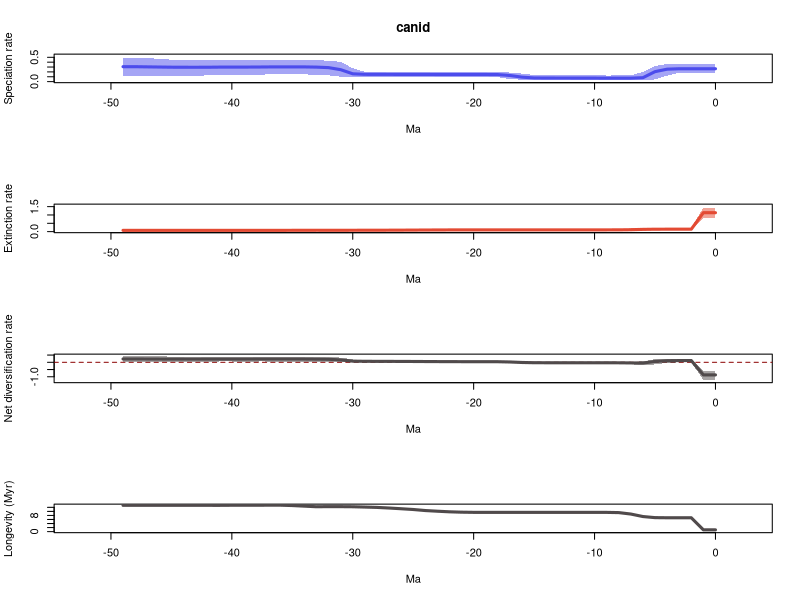

Here is the R script that generated this plot:
# 1 files combined:
# 	/home/eeb177-student/Desktop/eeb-177/lab-work/exercise-9/longer-pyrate-run/pyrate_mcmc_logs/canid_occ_1_marginal_rates.log

# 95% HPDs calculated using code from Biopy (https://www.cs.auckland.ac.nz/~yhel002/biopy/)

pdf(file='/home/eeb177-student/Desktop/eeb-177/lab-work/exercise-9/longer-pyrate-run/pyrate_mcmc_logs/canid_occ_1_marginal_rates_RTT.pdf',width=0.6*9, height=16.8)
par(mfrow=c(4,1))
library(scales)
L_hpd_m95=c(0.185243874793, 0.185243874793,0.184460936543,0.184460936543,0.122719367286,0.0451841706962,0.0240706815008,0.0327656598448,0.0327281677595,0.0327281677595,0.0371576195296,0.0377784595533,0.0375240323317,0.0371576195296,0.0375240323317,0.0354877922513,0.0387675068054,0.053410311038,0.0912544510173,0.0936265278953,0.0963535511063,0.0971791662333,0.097245712783,0.0963827811133,0.0963827811133,0.097245712783,0.096560299827,0.0970428567543,0.0956100957826,0.0907248895321,0.0912768636483,0.101169608445,0.130338168386,0.146248243614,0.146564455631,0.146564455631,0.152400887173,0.151539186046,0.133543457333,0.13504786433,0.133502486443,0.130907450345,0.127811879077,0.120557251108,0.120557251108,0.107543619831,0.109821248849,0.110928159927,0.107543619831,0.107543619831)
L_hpd_M95=c(0.362109389803, 0.362109389803,0.360608704065,0.360608704065,0.363359339412,0.319487953508,0.200689965225,0.127340128531,0.126173280079,0.1257309997,0.127768429038,0.129112904799,0.129285087391,0.129677064413,0.131293046045,0.135625640047,0.164704179968,0.186589552404,0.195649998141,0.191822105679,0.193487098128,0.1930070568,0.1930070568,0.191823366908,0.1930070568,0.195649998141,0.195808923585,0.197977288171,0.197977288171,0.201092920939,0.275239138556,0.405933871304,0.428931440401,0.441793033497,0.440746950216,0.440746950216,0.448083094504,0.447801640188,0.434482958709,0.438901910669,0.439069627595,0.439451298945,0.439610082263,0.438901910669,0.447801640188,0.45063180901,0.470777925637,0.481897024479,0.492733973931,0.494048013823)
M_hpd_m95=c(0.830014362467, 0.830014362467,0.0898643140006,0.0898643140006,0.0898643140006,0.0872140987482,0.0833691118463,0.0747651211371,0.0754504610247,0.0754133046488,0.0770653174928,0.0770025073332,0.0770025073332,0.077201139337,0.0770025073332,0.077201139337,0.0773422841499,0.0773422841499,0.0773422841499,0.077201139337,0.0770025073332,0.0755186351545,0.0719636424362,0.067424013503,0.0583669081537,0.0533053722398,0.0498036876949,0.0495481254518,0.0467623236882,0.0461747872881,0.0454076058829,0.0444267561162,0.0444267561162,0.0441857616822,0.0374424160312,0.029299232454,0.0263164723805,0.0226361227478,0.0223555283364,0.0226361227478,0.0205523391334,0.0202319158149,0.0202319158149,0.0202319158149,0.0202319158149,0.0202319158149,0.0202319158149,0.0202319158149,0.0202319158149,0.0202319158149)
M_hpd_M95=c(1.44371447735, 1.44371447735,0.233964593905,0.233964593905,0.233964593905,0.231391872943,0.227108314491,0.186303560209,0.139349439162,0.135371110976,0.134525930259,0.133222263677,0.133109995199,0.133222263677,0.133109995199,0.133109995199,0.132952786282,0.133034591608,0.133034591608,0.133034591608,0.133222263677,0.133034591608,0.134782210498,0.133222263677,0.128321832869,0.124737697277,0.120070798261,0.119782402384,0.115911922383,0.114625817851,0.114625817851,0.114244638786,0.114625817851,0.118635888212,0.119337180793,0.120070798261,0.1226275646,0.119807663852,0.120440396248,0.122567909183,0.122754331455,0.124087009032,0.124087009032,0.124087009032,0.124087009032,0.124087009032,0.124087009032,0.124087009032,0.124087009032,0.124087009032)
R_hpd_m95=c(-1.21411622547, -1.21411622547,-0.00785057580083,-0.00573182481003,-0.0406927193933,-0.147243079926,-0.210380582516,-0.134012808346,-0.0872545841912,-0.0835059204429,-0.0814394076368,-0.079904045795,-0.079904045795,-0.079904045795,-0.079904045795,-0.079904045795,-0.0775465353942,-0.0610166207738,-0.0258950865749,-0.0187866501919,-0.017934416399,-0.015118134,-0.017934416399,-0.0184262829284,-0.0184262829284,-0.00908079374526,-0.0075757272754,-0.00287950983449,-0.00201867563623,-0.00201867563623,-0.00801689398608,0.010409520109,0.0420099216603,0.0521416466982,0.0488956264326,0.0542931423784,0.053289900359,0.0542931423784,0.0542931423784,0.053289900359,0.0546062355347,0.055740480588,0.031472209483,0.0300678294149,0.031472209483,0.0288337059553,0.0247186091014,0.00946003532137,0.0256584321363,0.0288337059553)
R_hpd_M95=c(-0.568795841947, -0.568795841947,0.218812933593,0.220641182962,0.227768806466,0.211217157839,0.0670278657865,0.0323555985784,0.0301608214135,0.0277524629927,0.0272553490993,0.0290832514209,0.028740426164,0.028938710491,0.0311675954168,0.0367975606538,0.0663831576152,0.0881343129638,0.0958282303294,0.0959879834503,0.0958282303294,0.0971135467789,0.0970600319516,0.100185311482,0.104694663864,0.115656289039,0.119854915742,0.125632962572,0.125632962572,0.13255420135,0.192019967823,0.327784413302,0.35724120424,0.365903293651,0.365214034054,0.371639504936,0.373590227526,0.370718621101,0.370718621101,0.376536836567,0.382736418792,0.387667454287,0.372582530174,0.377386883725,0.383156663791,0.394296637202,0.409149607229,0.409149607229,0.440973643091,0.446459427885)
L_mean=c(0.264396945947, 0.264396945947,0.264517737593,0.264484931809,0.255738833882,0.204921852079,0.0806174415671,0.0711481500522,0.07091557044,0.0709636004967,0.0719804284538,0.0725962380551,0.0729619488671,0.0730105591924,0.0735611298475,0.0755138396883,0.0919151379408,0.126406403256,0.144406648995,0.145972522523,0.146399321718,0.146638538456,0.146631326381,0.146853062001,0.147346526346,0.147875330169,0.148117572975,0.148435869227,0.148667833141,0.149890558243,0.160570352636,0.245523337785,0.287549783674,0.297976422244,0.302446302906,0.302914033708,0.303005930232,0.30185700667,0.299651857511,0.298766801694,0.298149203347,0.298051713448,0.295524635137,0.294925907988,0.295171979939,0.296522036056,0.299830244872,0.303268379337,0.306892564719,0.307234414802)
M_mean=c(1.13553580205, 1.13553580205,0.146040463616,0.146031636803,0.14599435568,0.144614076225,0.134138212763,0.115102270621,0.106404792684,0.105174669732,0.104927662558,0.10503830046,0.105054427552,0.105053042047,0.105071407375,0.104983125834,0.104924306448,0.104948551884,0.105033080868,0.10508110995,0.10497920737,0.104077579192,0.102117415855,0.099159519377,0.0959808540639,0.0914626419592,0.0884189807918,0.0857395790326,0.0835604033957,0.0823853470263,0.0813233269351,0.0810009101538,0.0808752543758,0.0813030397289,0.0793921834315,0.0776018256747,0.0765130279195,0.0765480399041,0.0766663262183,0.0767375052655,0.0767369733235,0.0769892095968,0.0769706574155,0.0769706574155,0.0769706574155,0.0769706574155,0.0769706574155,0.0769706574155,0.0769706574155,0.0769706574155)
R_mean=c(-0.871138856105, -0.871138856105,0.118477273976,0.118453295006,0.109744478202,0.0603077758547,-0.0535207711957,-0.0439541205686,-0.0354892222437,-0.034211069235,-0.0329472341039,-0.0324420624053,-0.032092478685,-0.032042482855,-0.0315102775274,-0.0294692861458,-0.013009168507,0.0214578513716,0.0393735681275,0.0408914125725,0.0414201143484,0.0425609592635,0.0445139105263,0.0476935426239,0.0513656722819,0.0564126882101,0.0596985921829,0.0626962901949,0.0651074297457,0.0675052112169,0.0792470257004,0.164522427631,0.206674529299,0.216673382515,0.223054119474,0.225312208034,0.226492902312,0.225308966766,0.222985531292,0.222029296429,0.221412230024,0.221062503851,0.218553977721,0.217955250573,0.218201322523,0.21955137864,0.222859587456,0.226297721921,0.229921907304,0.230263757386)
trans=0.5
age=(0:(50-1))* -1
plot(age,age,type = 'n', ylim = c(0, 0.543452815205), xlim = c(-52.5,2.5), ylab = 'Speciation rate', xlab = 'Ma',main='canid' )
polygon(c(age, rev(age)), c(L_hpd_M95, rev(L_hpd_m95)), col = alpha("#4c4cec",trans), border = NA)
lines(rev(age), rev(L_mean), col = "#4c4cec", lwd=3)
plot(age,age,type = 'n', ylim = c(0, 1.58808592509), xlim = c(-52.5,2.5), ylab = 'Extinction rate', xlab = 'Ma' )
polygon(c(age, rev(age)), c(M_hpd_M95, rev(M_hpd_m95)), col = alpha("#e34a33",trans), border = NA)
lines(rev(age), rev(M_mean), col = "#e34a33", lwd=3)
plot(age,age,type = 'n', ylim = c(-1.33552784802, 0.491105370674), xlim = c(-52.5,2.5), ylab = 'Net diversification rate', xlab = 'Ma' )
abline(h=0,lty=2,col="darkred")
polygon(c(age, rev(age)), c(R_hpd_M95, rev(R_hpd_m95)), col = alpha("#504A4B",trans), border = NA)
lines(rev(age), rev(R_mean), col = "#504A4B", lwd=3)
plot(age,age,type = 'n', ylim = c(0, max(1/M_mean)), xlim = c(-52.5,2.5), ylab = 'Longevity (Myr)', xlab = 'Ma' )
lines(rev(age), rev(1/M_mean), col = "#504A4B", lwd=3)
n <- dev.off()